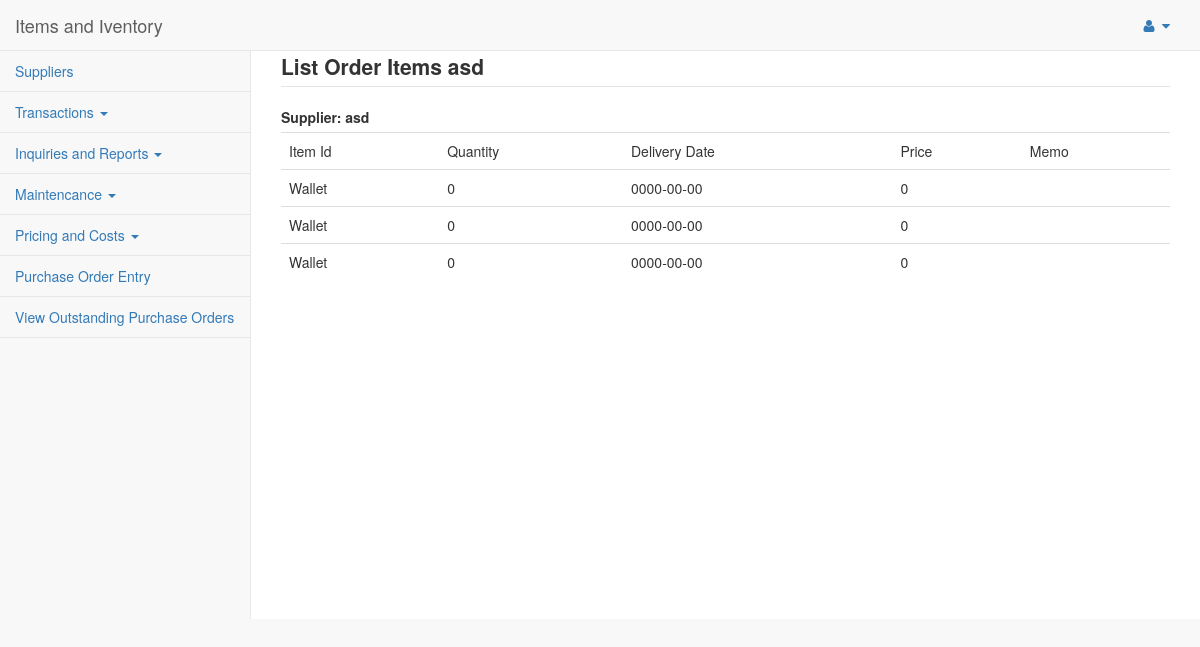
The page /pages/viewList.php?id=84 on the database its author committed.
### tables this page shows
CREATE TABLE IF NOT EXISTS `purchase_order_entry` (
  `id` int(11) NOT NULL AUTO_INCREMENT,
  `supplier` varchar(100) NOT NULL,
  `order_date` date NOT NULL,
  `currency` varchar(100) NOT NULL,
  `receive_into` int(2) NOT NULL,
  `deliver_to` varchar(100) NOT NULL,
  `order_status` int(2) NOT NULL,
  PRIMARY KEY (`id`)
);

CREATE TABLE IF NOT EXISTS `list_order_items` (
  `id` int(11) NOT NULL AUTO_INCREMENT,
  `item_id` varchar(100) NOT NULL,
  `quantity` int(11) NOT NULL,
  `delivery_date` date NOT NULL,
  `pbt` int(11) NOT NULL,
  `memo` varchar(100) NOT NULL,
  `p_o_reference` int(11) DEFAULT NULL,
  PRIMARY KEY (`id`)
);

### pages/process.php (called while the page is built, shortened)
<?php
function viewOrderList($conn, $id){
	$sql="SELECT * FROM list_order_items WHERE p_o_reference='$id'";
	$result=mysqli_query($conn, $sql);
	return $result;
}
function viewSupplier($conn, $id){
	$sql="SELECT supplier FROM purchase_order_entry WHERE id='$id'";
	$result=mysqli_query($conn, $sql);
	return $result;
}
?>

### pages/viewList.php (the view, shortened to what this page needs)
<?php
        include('process.php');
        $conn1 = connect();
        $viewOrderList=vieworderList($conn1, $_GET["id"]);
        $viewSupplier = viewSupplier($conn1, $_GET["id"]);
        $supplier = mysqli_fetch_assoc($viewSupplier);
        ?>
<!DOCTYPE html>
<html lang="en">
<head>
    <link href="../bower_components/bootstrap/dist/css/bootstrap.min.css" rel="stylesheet">
    <link href="../bower_components/metisMenu/dist/metisMenu.min.css" rel="stylesheet">
    <link href="../dist/css/timeline.css" rel="stylesheet">
    <link href="../dist/css/sb-admin-2.css" rel="stylesheet">
    <link href="../bower_components/morrisjs/morris.css" rel="stylesheet">
    <link href="../bower_components/font-awesome/css/font-awesome.min.css" rel="stylesheet" type="text/css">
</head>
<body>
    <div id="wrapper">
        <nav class="navbar navbar-default navbar-static-top" role="navigation" style="margin-bottom: 0">
            <div class="navbar-header">
                <a class="navbar-brand" href="index.html">Items and Iventory</a>
            </div>
            <ul class="nav navbar-top-links navbar-right">
                <li class="dropdown">
                    <a class="dropdown-toggle" data-toggle="dropdown" href="#">
                        <i class="fa fa-user fa-fw"></i>  <i class="fa fa-caret-down"></i>
                    </a>
                </li>
            </ul>
            <div class="navbar-default sidebar" role="navigation">
                <div class="sidebar-nav navbar-collapse">
                    <ul class="nav" id="side-menu">
                    			 <li>
                           			<a href="suppliers.php"><i class="fa-fw"></i> Suppliers</a>
                        		</li>
                                <li class="dropdown">
        							<a href="#" class="dropdown-toggle" data-toggle="dropdown" role="button" aria-haspopup="true" aria-expanded="false"> Transactions <span class="caret"></span></a>
        						</li>
        						<li class="dropdown">
        							<a href="#" class="dropdown-toggle" data-toggle="dropdown" role="button" aria-haspopup="true" aria-expanded="false"> Inquiries and Reports <span class="caret"></span></a>
        						</li>
        						<li class="dropdown">
        							<a href="#" class="dropdown-toggle" data-toggle="dropdown" role="button" aria-haspopup="true" aria-expanded="false"> Maintencance <span class="caret"></span></a>
        						</li>
        						<li class="dropdown">
        							<a href="#" class="dropdown-toggle" data-toggle="dropdown" role="button" aria-haspopup="true" aria-expanded="false"> Pricing and Costs <span class="caret"></span></a>
        						</li>
        						<li>
                           			<a href="purchase.php"><i class="fa-fw"></i> Purchase Order Entry</a>
                        		</li>
        						<li>
                           			<a href="outstanding.php"><i class="fa-fw"></i> View Outstanding Purchase Orders</a>
                        		</li>
                            </ul>
                </div>
            </div>
        </nav>
        <div id="page-wrapper">
    	<legend><label>List Order Items <?=$supplier['supplier']?></label></legend>
    	<label>Supplier: <?=$supplier['supplier']?></label>
    	<div class="table-responsive">
         	<table class="table">
         		<tr>
         			<td>Item Id</td>
         			<td>Quantity</td>
         			<td>Delivery Date</td>
         			<td>Price</td>
         			<td>Memo</td>
         		</tr>
         		<?php
         			while($row=mysqli_fetch_assoc($viewOrderList)){
         		?>
         		<tr>
         			<td><?=$row['item_id']?></td>
         			<td><?=$row['quantity']?></td>
         			<td><?=$row['delivery_date']?></td>
         			<td><?=$row['pbt']?></td>
         			<td><?=$row['memo']?></td>
         		</tr>
         		<?php
     			}
         		?>
         	</table>
         </div>
    </div>
</body>
</html>

### rows shown on the page
purchase_order_entry: supplier "asd"
list_order_items: item "Wallet", quantity "0", delivery_date "0000-00-00", pbt "0"
list_order_items: item "Wallet", quantity "0", delivery_date "0000-00-00", pbt "0"
list_order_items: item "Wallet", quantity "0", delivery_date "0000-00-00", pbt "0"
